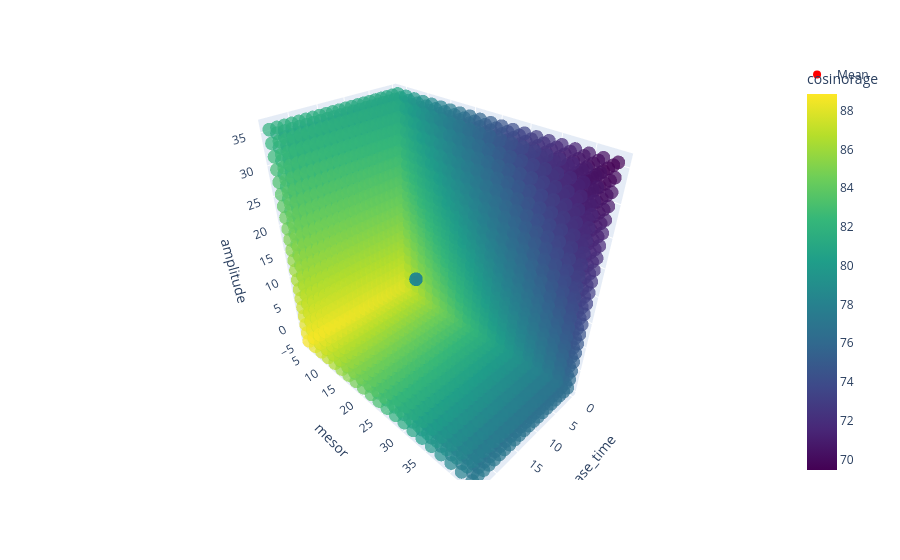

The code cell stored with this chart in its notebook:
### Code cell
explore_cosinorage_3d(mean_acrophase=-4.008167, mean_mesor=23.546589, mean_amplitude=15.600147, chronological_age=79.14157894736843, gender="unknown", delta_mesor=20.0, delta_amplitude=20.0)

### Figure 1 — Plotly figure (JSON) as saved in the notebook; plotly's stock layout.template omitted (floating-point values rounded to 4 significant figures; data arrays with more than 128 entries replaced by an {"elided": "..."} marker saying what was removed)
{"data": [{"hovertemplate": "acrophase_time=%{x}<br>mesor=%{y}<br>amplitude=%{z}<br>cosinorage=%{marker.color}<extra></extra>", "legendgroup": "", "marker": {"color": {"elided": "9261 float values"}, "coloraxis": "coloraxis", "opacity": 0.7, "symbol": "circle"}, "mode": "markers", "name": "", "scene": "scene", "showlegend": false, "type": "scatter3d", "x": {"elided": "9261 float values"}, "y": {"elided": "9261 float values"}, "z": {"elided": "9261 float values"}}, {"marker": {"color": "red", "size": 8}, "mode": "markers", "name": "Mean", "type": "scatter3d", "x": [15.31], "y": [23.55], "z": [15.6]}], "layout": {"coloraxis": {"colorbar": {"title": {"text": "cosinorage"}}, "colorscale": [[0, "#440154"], [0.1111, "#482878"], [0.2222, "#3e4989"], [0.3333, "#31688e"], [0.4444, "#26828e"], [0.5556, "#1f9e89"], [0.6667, "#35b779"], [0.7778, "#6ece58"], [0.8889, "#b5de2b"], [1, "#fde725"]]}, "legend": {"tracegroupgap": 0}, "margin": {"t": 60}, "scene": {"domain": {"x": [0, 1], "y": [0, 1]}, "xaxis": {"title": {"text": "acrophase_time"}}, "yaxis": {"title": {"text": "mesor"}}, "zaxis": {"title": {"text": "amplitude"}}}}}
